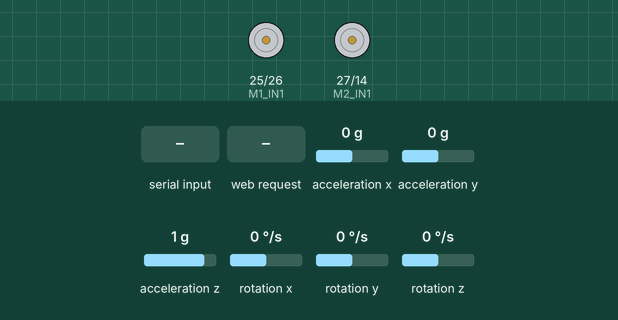
Bench run of a sketch on a simulated ESP32. On the bench: motor-driver pin pairs drawn as motors (green arrow = first pin HIGH = forward, orange = second pin HIGH = backward, longer = more drive, scaled by the enable pin). Wiring (inferred from the names in the program): MPU-6050 motion sensor at I2C address 0x68. The inputs (shaded band) are chosen by the test bench; at power-on: acceleration x 0 g, acceleration y 0 g, acceleration z 1 g, rotation x 0 °/s, rotation y 0 °/s, rotation z 0 °/s. WiFi joins after 1.5 s; servers stay silent unless stated; EEPROM starts erased; what the sketch prints to the serial monitor is not drawn.

Above: at 5.4 s.
5.5 s: acceleration x set to -1.4 g
At 5.63 s:
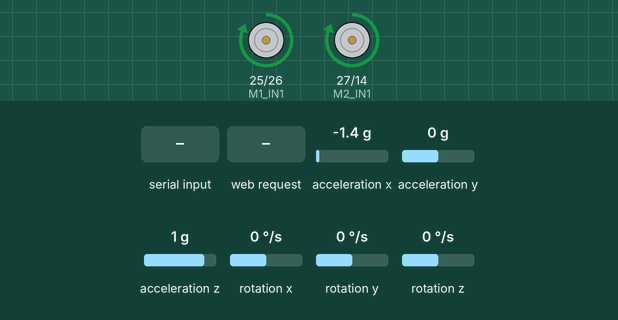
7.2 s: acceleration x set to 0 g
10.2 s: "s90\n" received over Serial
At 11.4 s:
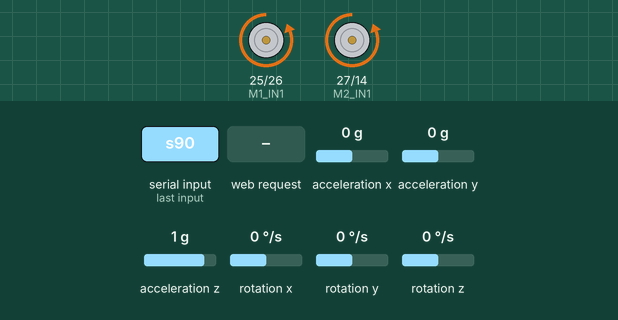
11.7 s: HTTP request GET /toggle?kp=1&ki=1&kd=1 received
At 12.7 s:
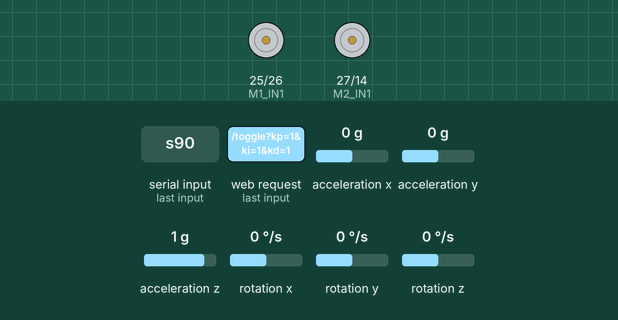
Timing chart, 0 to 14.2 s (numbered marks = the images above; inputs shaded):
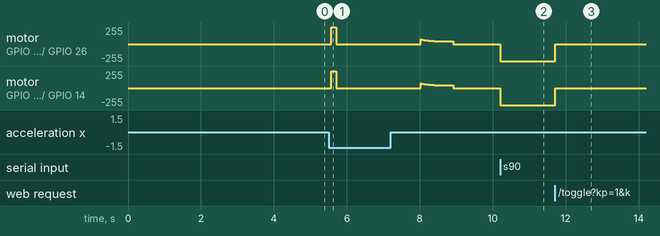

Measured:
- after the input at 5.5 s, motor on GPIO 25 (M1_IN1) / GPIO 26 (M1_IN2), motor on GPIO 27 (M2_IN1) / GPIO 14 (M2_IN2): stopped → forward 255/255 after 0.08 s, → stopped 0.13 s later
- after the input at 10.2 s, motor on GPIO 25 (M1_IN1) / GPIO 26 (M1_IN2), motor on GPIO 27 (M2_IN1) / GPIO 14 (M2_IN2): stopped → backward 255/255 at once
- after the input at 11.7 s, motor on GPIO 25 (M1_IN1) / GPIO 26 (M1_IN2), motor on GPIO 27 (M2_IN1) / GPIO 14 (M2_IN2): backward 255/255 → stopped at once

The sketch:

self_balancing_robot.ino
```cpp
/*
  Self-balancing robot: ESP32 + MPU6050 + L293D
  Arduino-ESP32 core 3.x (uses ledcAttach / ledcWrite(pin, duty))

  Live tuning over Serial Monitor (115200 baud, "Newline" line ending):
    p18      -> set Kp = 18
    i0.5     -> set Ki = 0.5
    d0.6     -> set Kd = 0.6
    s1.5     -> set balance setpoint (deg) = 1.5
    m40      -> set minimum motor PWM (deadband) = 40
    t        -> toggle telemetry (angle, output)
    ?        -> print current values

  WiFi tuning: put the laptop on the same 2.4 GHz WiFi, open the Serial Monitor,
  read the printed IP address (e.g. 192.168.1.50) and open http://<that IP> in a browser.
*/

#include <Wire.h>
#include <WiFi.h>
#include <WebServer.h>
#include <Preferences.h>

// ---------------- WIFI (2.4 GHz only - ESP32 does not support 5 GHz) ----------------
const char* WIFI_SSID = "WIFI_NAME";
const char* WIFI_PASS = "WIFI_PASSWORD";

// ---------------- PINS (change to match your wiring) ----------------
#define SDA_PIN 21
#define SCL_PIN 22

// Left motor = M1 (OUT1/OUT2), right motor = M2 (OUT3/OUT4)
#define M1_IN1 25   // IN1
#define M1_IN2 26   // IN2
#define M1_EN  33   // ENA (PWM)

#define M2_IN1 27   // IN3
#define M2_IN2 14   // IN4
#define M2_EN  32   // ENB (PWM)

// ---------------- CONFIG ----------------
#define MPU_ADDR      0x68
#define PWM_FREQ      10000
#define PWM_BITS      8
#define LOOP_US       5000      // 200 Hz control loop

#define ANGLE_SIGN    1.0f      // flip to -1 if angle increases when robot leans backward
#define GYRO_SIGN     1.0f      // flip to -1 if the angle lags/jumps back after a quick tilt (gyro sign wrong)
#define MOTOR_SIGN    1.0f      // flip to -1 if wheels drive the wrong way when leaning
#define M1_REVERSE    false     // flip individual motor wiring direction
#define M2_REVERSE    false

#define FALL_ANGLE    30.0f     // cut motors beyond this tilt
#define START_ANGLE   2.0f      // robot arms itself when within this of upright

// ---------------- PID (starting values - tune these) ----------------
float Kp = 18.0f;
float Ki = 0.0f;
float Kd = 0.6f;
float setpoint = 0.0f;          // deg, fine-tune to true balance point
float KpB = 18.0f;              // Kp used while leaning backward (angle < setpoint)
float KdB = 0.6f;               // Kd used while leaning backward
int   minPWM = 40;              // overcomes motor/L293D deadband
float integralLimit = 150.0f;

// ---------------- STATE ----------------
float gyroBias = 0.0f;
float angle = 0.0f;
float integral = 0.0f;
bool  armed = false;
bool  telemetry = false;
unsigned long lastMicros = 0;
unsigned long lastPrint = 0;
bool  enabled = true;           // Run/Stop from the web page
float lastOutput = 0;
WebServer server(80);
Preferences prefs;

// ---------------- MPU6050 ----------------
void mpuWrite(uint8_t reg, uint8_t val) {
  Wire.beginTransmission(MPU_ADDR);
  Wire.write(reg);
  Wire.write(val);
  Wire.endTransmission();
}

void mpuInit() {
  mpuWrite(0x6B, 0x00);   // wake up
  mpuWrite(0x1A, 0x03);   // DLPF ~44 Hz
  mpuWrite(0x1B, 0x08);   // gyro +-500 dps  (65.5 LSB/dps)
  mpuWrite(0x1C, 0x00);   // accel +-2 g     (16384 LSB/g)
}

void mpuRead(float &accAngle, float &gyroRate) {
  Wire.beginTransmission(MPU_ADDR);
  Wire.write(0x3B);
  Wire.endTransmission(false);
  Wire.requestFrom(MPU_ADDR, 14, true);

  int16_t ax = Wire.read() << 8 | Wire.read();
  int16_t ay = Wire.read() << 8 | Wire.read();
  int16_t az = Wire.read() << 8 | Wire.read();
  Wire.read(); Wire.read();                       // temperature (skip)
  int16_t gx = Wire.read() << 8 | Wire.read();
  int16_t gy = Wire.read() << 8 | Wire.read();
  int16_t gz = Wire.read() << 8 | Wire.read();
  (void)ay; (void)gx; (void)gz;

  // MPU mounted flat with its X axis pointing to the FRONT of the robot,
  // so forward/back tilt is rotation about Y: use ax/az for angle and gy for rate.
  // Leaning forward should give a POSITIVE angle (flip ANGLE_SIGN if not).
  accAngle = ANGLE_SIGN * atan2(-(float)ax, (float)az) * RAD_TO_DEG;
  gyroRate = GYRO_SIGN * (gy / 65.5f) - gyroBias;
}

void calibrateGyro() {
  long sum = 0;
  const int N = 500;
  for (int i = 0; i < N; i++) {
    Wire.beginTransmission(MPU_ADDR);
    Wire.write(0x45);   // GYRO_YOUT_H
    Wire.endTransmission(false);
    Wire.requestFrom(MPU_ADDR, 2, true);
    sum += (int16_t)(Wire.read() << 8 | Wire.read());
    delay(3);
  }
  gyroBias = GYRO_SIGN * (sum / (float)N) / 65.5f;
}

// ---------------- MOTORS ----------------
void driveMotor(int in1, int in2, int en, int speed, bool reverse) {
  if (reverse) speed = -speed;
  if (speed > 0)      { digitalWrite(in1, HIGH); digitalWrite(in2, LOW);  }
  else if (speed < 0) { digitalWrite(in1, LOW);  digitalWrite(in2, HIGH); }
  else                { digitalWrite(in1, LOW);  digitalWrite(in2, LOW);  }
  ledcWrite(en, abs(speed));
}

void setMotors(float out) {
  out *= MOTOR_SIGN;
  int pwm = 0;
  if (fabs(out) > 1.0f) {
    pwm = (int)constrain(fabs(out), 0, 255);
    pwm = map(pwm, 0, 255, minPWM, 255);            // skip the dead zone
    if (out < 0) pwm = -pwm;
  }
  driveMotor(M1_IN1, M1_IN2, M1_EN, pwm, M1_REVERSE);
  driveMotor(M2_IN1, M2_IN2, M2_EN, pwm, M2_REVERSE);
}

void stopMotors() { setMotors(0); }

// ---------------- SERIAL TUNING ----------------
void printParams() {
  Serial.printf("Kp=%.2f Ki=%.3f Kd=%.3f setpoint=%.2f minPWM=%d\n", Kp, Ki, Kd, setpoint, minPWM);
}

void handleSerial() {
  if (!Serial.available()) return;
  char c = Serial.read();
  switch (c) {
    case 'p': Kp = Serial.parseFloat(); break;
    case 'i': Ki = Serial.parseFloat(); integral = 0; break;
    case 'd': Kd = Serial.parseFloat(); break;
    case 's': setpoint = Serial.parseFloat(); break;
    case 'm': minPWM = (int)Serial.parseFloat(); break;
    case 't': telemetry = !telemetry; break;
    case '?': break;
    default: return;
  }
  printParams();
}

// ---------------- WEB TUNING PAGE ----------------
const char PAGE[] PROGMEM = R"rawliteral(
<!DOCTYPE html><html><head><meta name="viewport" content="width=device-width,initial-scale=1">
<title>ATOM PID</title>
<style>
body{font-family:sans-serif;background:#111;color:#eee;max-width:480px;margin:auto;padding:12px}
label{display:block;margin-top:14px}
input[type=number]{width:90px;font-size:18px;margin-left:6px}
input[type=range]{width:100%}
button{font-size:16px;padding:10px 14px;margin:12px 6px 0 0}
canvas{width:100%;height:120px;background:#000;margin-top:8px}
</style></head><body>
<h2>ATOM balance tuning</h2>
<div>Angle: <b id="a">-</b>&deg; &nbsp; Output: <b id="o">-</b> &nbsp; <b id="st">-</b></div>
<canvas id="c" width="480" height="120"></canvas>
<div id="ctl"></div>
<button onclick="apply()">Apply</button>
<button onclick="save()">Save to flash</button>
<button onclick="toggle()">Run / Stop</button>
<script>
const P=[['kp','Kp',0,60,0.1],['ki','Ki',0,10,0.01],['kd','Kd',0,5,0.01],['sp','Setpoint (deg)',-10,10,0.1],['min','Min PWM',0,120,1],['kpb','Back Kp',0,60,0.1],['kdb','Back Kd',0,5,0.01]];
let init=false,hist=[];
const $=id=>document.getElementById(id);
function build(d){
  $('ctl').innerHTML=P.map(([k,n,lo,hi,s])=>
   `<label>${n}: <input type="number" id="n_${k}" step="${s}" value="${d[k]}" oninput="$('r_${k}').value=this.value">
    <input type="range" id="r_${k}" min="${lo}" max="${hi}" step="${s}" value="${d[k]}"
     oninput="$('n_${k}').value=this.value" onchange="apply()"></label>`).join('');
}
function apply(){fetch('/set?'+P.map(([k])=>k+'='+$('n_'+k).value).join('&'));}
function save(){fetch('/save');}
function toggle(){fetch('/toggle');}
function draw(){
  const c=$('c'),g=c.getContext('2d');g.clearRect(0,0,480,120);
  g.strokeStyle='#444';g.beginPath();g.moveTo(0,60);g.lineTo(480,60);g.stroke();
  g.strokeStyle='#4af';g.beginPath();
  hist.forEach((v,i)=>{const x=i*4,y=60-Math.max(-45,Math.min(45,v))*(60/45);i?g.lineTo(x,y):g.moveTo(x,y)});
  g.stroke();
}
async function tick(){
  try{
    const d=await (await fetch('/status')).json();
    if(!init){build(d);init=true;}
    $('a').textContent=d.angle.toFixed(1);
    $('o').textContent=d.out.toFixed(0);
    $('st').textContent=!d.enabled?'STOPPED':d.armed?'BALANCING':'WAITING (hold upright)';
    hist.push(d.angle);if(hist.length>120)hist.shift();draw();
  }catch(e){}
  setTimeout(tick,150);
}
tick();
</script></body></html>
)rawliteral";

void handleStatus() {
  char buf[300];
  snprintf(buf, sizeof(buf),
    "{\"angle\":%.2f,\"out\":%.1f,\"armed\":%d,\"enabled\":%d,\"kp\":%.2f,\"ki\":%.3f,\"kd\":%.3f,\"sp\":%.2f,\"min\":%d,\"kpb\":%.2f,\"kdb\":%.2f}",
    angle, lastOutput, armed ? 1 : 0, enabled ? 1 : 0, Kp, Ki, Kd, setpoint, minPWM, KpB, KdB);
  server.send(200, "application/json", buf);
}

void handleSet() {
  if (server.hasArg("kp"))  Kp       = server.arg("kp").toFloat();
  if (server.hasArg("ki"))  Ki       = server.arg("ki").toFloat();
  if (server.hasArg("kd"))  Kd       = server.arg("kd").toFloat();
  if (server.hasArg("sp"))  setpoint = server.arg("sp").toFloat();
  if (server.hasArg("min")) minPWM   = server.arg("min").toInt();
  if (server.hasArg("kpb")) KpB      = server.arg("kpb").toFloat();
  if (server.hasArg("kdb")) KdB      = server.arg("kdb").toFloat();
  integral = 0;
  server.send(200, "text/plain", "ok");
}

void handleSave() {
  prefs.begin("pid", false);
  prefs.putFloat("kp", Kp); prefs.putFloat("ki", Ki); prefs.putFloat("kd", Kd);
  prefs.putFloat("sp", setpoint); prefs.putInt("min", minPWM); prefs.putFloat("bkp", KpB); prefs.putFloat("bkd", KdB);
  prefs.end();
  server.send(200, "text/plain", "saved");
}

void handleToggle() {
  enabled = !enabled;
  server.send(200, "text/plain", enabled ? "running" : "stopped");
}

void loadParams() {
  prefs.begin("pid", true);
  Kp = prefs.getFloat("kp", Kp); Ki = prefs.getFloat("ki", Ki); Kd = prefs.getFloat("kd", Kd);
  setpoint = prefs.getFloat("sp", setpoint); minPWM = prefs.getInt("min", minPWM); KpB = prefs.getFloat("bkp", Kp); KdB = prefs.getFloat("bkd", Kd);
  prefs.end();
}

// Web server runs on core 0 so it never delays the balance loop (core 1)
void webTask(void*) {
  for (;;) { server.handleClient(); delay(2); }
}

void startWeb() {
  WiFi.mode(WIFI_STA);
  WiFi.setSleep(false);
  WiFi.begin(WIFI_SSID, WIFI_PASS);
  Serial.print("Connecting to WiFi");
  unsigned long t0 = millis();
  while (WiFi.status() != WL_CONNECTED && millis() - t0 < 15000) { delay(300); Serial.print("."); }
  if (WiFi.status() != WL_CONNECTED) {
    Serial.println("\nWiFi failed - continuing with Serial tuning only.");
    return;
  }
  Serial.print("\nOpen http://"); Serial.println(WiFi.localIP());

  server.on("/", []() { server.send_P(200, "text/html", PAGE); });
  server.on("/status", handleStatus);
  server.on("/set", handleSet);
  server.on("/save", handleSave);
  server.on("/toggle", handleToggle);
  server.begin();
  xTaskCreatePinnedToCore(webTask, "web", 8192, NULL, 1, NULL, 0);
}

// ---------------- SETUP / LOOP ----------------
void setup() {
  Serial.begin(115200);
  Wire.begin(SDA_PIN, SCL_PIN);
  Wire.setClock(400000);

  pinMode(M1_IN1, OUTPUT); pinMode(M1_IN2, OUTPUT);
  pinMode(M2_IN1, OUTPUT); pinMode(M2_IN2, OUTPUT);
  ledcAttach(M1_EN, PWM_FREQ, PWM_BITS);
  ledcAttach(M2_EN, PWM_FREQ, PWM_BITS);
  stopMotors();

  loadParams();
  mpuInit();
  Serial.println("Keep the robot still - calibrating gyro...");
  delay(1000);
  calibrateGyro();

  float acc, gyro;
  mpuRead(acc, gyro);
  angle = acc;

  startWeb();

  Serial.println("Ready. Hold robot upright to arm it.");
  printParams();
  lastMicros = micros();
}

void loop() {
  handleSerial();

  unsigned long now = micros();
  if (now - lastMicros < LOOP_US) return;
  float dt = (now - lastMicros) / 1e6f;
  lastMicros = now;

  float accAngle, gyroRate;
  mpuRead(accAngle, gyroRate);

  // Complementary filter
  angle = 0.98f * (angle + gyroRate * dt) + 0.02f * accAngle;

  // Stopped from the web page
  if (!enabled) {
    armed = false;
    integral = 0;
    lastOutput = 0;
    stopMotors();
    return;
  }

  // Safety: fell over
  if (fabs(angle) > FALL_ANGLE) {
    armed = false;
    integral = 0;
    lastOutput = 0;
    stopMotors();
  }

  // Arm only when held close to upright
  if (!armed) {
    if (fabs(angle - setpoint) < START_ANGLE) {
      armed = true;
      integral = 0;
      Serial.println("ARMED");
    } else {
      stopMotors();
      return;
    }
  }

  // PID (derivative taken from gyro rate - less noisy than differentiating the angle)
  float error = angle - setpoint;
  integral += error * dt;
  integral = constrain(integral, -integralLimit, integralLimit);

  float kp = Kp, kd = Kd;
  if (error < 0) { kp = KpB; kd = KdB; }   // robot leaning backward: use the Back gains
  float output = kp * error + Ki * integral + kd * gyroRate;
  output = constrain(output, -255, 255);
  lastOutput = output;
  setMotors(output);

  if (telemetry && millis() - lastPrint > 50) {
    lastPrint = millis();
    Serial.printf("%.2f,%.1f\n", angle, output);   // Serial Plotter friendly
  }
}
```
